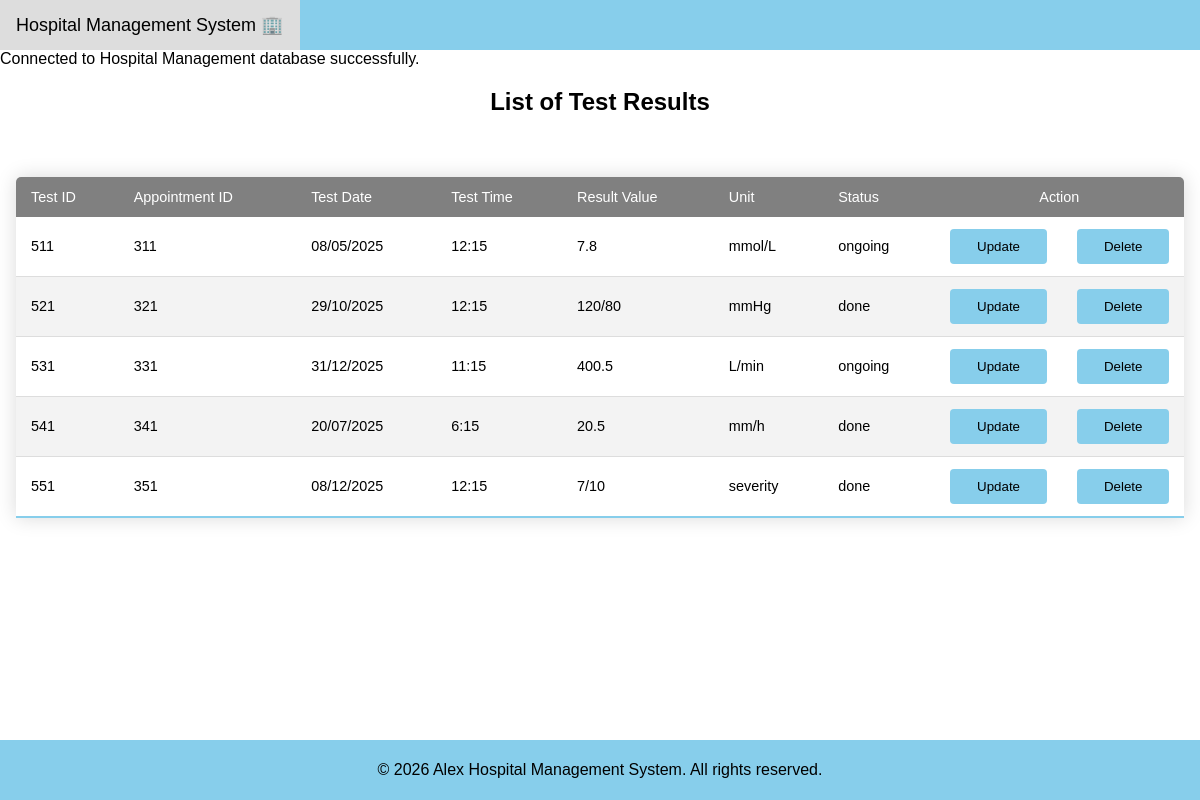
Page /viewTestResult.php on the committed database.
### tables this page shows
CREATE TABLE TEST_RESULT 
( 
testID INTEGER PRIMARY KEY, 
appointmentID INTEGER NOT NULL, 
testDate TEXT NOT NULL, 
testTime TEXT NOT NULL, 
resultValue TEXT NOT NULL, 
unit TEXT NOT NULL, 
status TEXT NOT NULL, 
FOREIGN KEY (appointmentID) REFERENCES APPOINTMENT (appointmentID) ON DELETE CASCADE ON UPDATE CASCADE 
);

### viewTestResult.php (the view, shortened to what this page needs)
<!DOCTYPE html>
<html lang="en">
<head>
    <link rel="stylesheet" href="style.css" />
</head>
<body>
    <?php
    include("NavBar.php");
    ?>
    <div>
        <h2 class="centered-header">List of Test Results</h2>
    </div>
    <div class="main">
        <?php
        $db = new SQLite3('hospital_management_2.db');
        $select_query = "SELECT * FROM TEST_RESULT";
        $result = $db->query($select_query);
        echo "<table>";
        echo "
        <thead>
            <tr>
                <td>Test ID</td>
                <td>Appointment ID</td>
                <td>Test Date</td>
                <td>Test Time </td>
                <td>Result Value</td>
                <td>Unit</td>
                <td>Status</td>
                <td style ='text-align: center' colspan='2'> Action </td>
            </tr>
        </thead>";
        echo "<tbody>";
        while ($row = $result->fetchArray(SQLITE3_ASSOC))
        {
            $id = $row['testID'];
            $appId = $row['appointmentID'];
            $testDate = $row['testDate'];
            $testTime = $row['testTime'];
            $resultValue = $row['resultValue'];
            $unit = $row['unit'];
            $status = $row['status'];
            echo "<tr>
                  <td>$id</td>
                  <td>$appId</td>
                  <td>$testDate</td>
                  <td>$testTime</td>
                  <td>$resultValue</td>
                    <td>$unit</td>
                    <td>$status</td>
                  <td><a href='updateTestResult.php?id=$id'><button>Update</button></a></td>
                  <td><a href='deleteTestResult.php?id=$id' onclick='return confirm(\"Are you sure you want to delete this test result?\")'><button>Delete</button></a></td>
                </tr>";
        }
        echo "</tbody></table>";
        ?>
    </div>
    <footer>
        <div class=footer style="text-align: center;">
            &copy; 2026 Alex Hospital Management System. All rights reserved.
        </div>
    </footer>
</body>
</html>

### style.css (style rules this page uses)
body { font-family: Arial, sans-serif; display: flex; flex-direction: column; min-height: 100vh; margin: 0; }
.centered-header { text-align: center; }
.footer { bottom: 0; width: 100%; white-space: nowrap; line-height: 60px; background-color: skyblue; }
.main { flex: 1; padding: 1rem; }
button { width: 100%; padding: 10px; background-color: skyblue; color: white; border: none; border-radius: 4px; cursor: pointer; color: black; }
table { width: 100%; border-collapse: collapse; margin: 25px 0; font-size: 0.9em; min-width: 400px; border-radius: 5px 5px 0 0; overflow: hidden; box-shadow: 0 0 20px rgba(0, 0, 0, 0.15); }
thead tr { background-color: grey; color: #ffffff; text-align: left; }
td { padding: 12px 15px; }
tbody tr { border-bottom: 1px solid #dddddd; }
tbody tr:nth-of-type(even) { background-color: #f3f3f3; }
tbody tr:last-of-type { border-bottom: 2px solid skyblue; }
h2 { text-align: center; }

### rows in the picture
test_result: testID "511", appointmentID "311", testDate "08/05/2025", testTime "12:15", resultValue "7.8", unit "mmol/L", status "ongoing"
test_result: testID "521", appointmentID "321", testDate "29/10/2025", testTime "12:15", resultValue "120/80", unit "mmHg", status "done"
test_result: testID "531", appointmentID "331", testDate "31/12/2025", testTime "11:15", resultValue "400.5", unit "L/min", status "ongoing"
test_result: testID "541", appointmentID "341", testDate "20/07/2025", testTime "6:15", resultValue "20.5", unit "mm/h", status "done"
test_result: testID "551", appointmentID "351", testDate "08/12/2025", testTime "12:15", resultValue "7/10", unit "severity", status "done"
